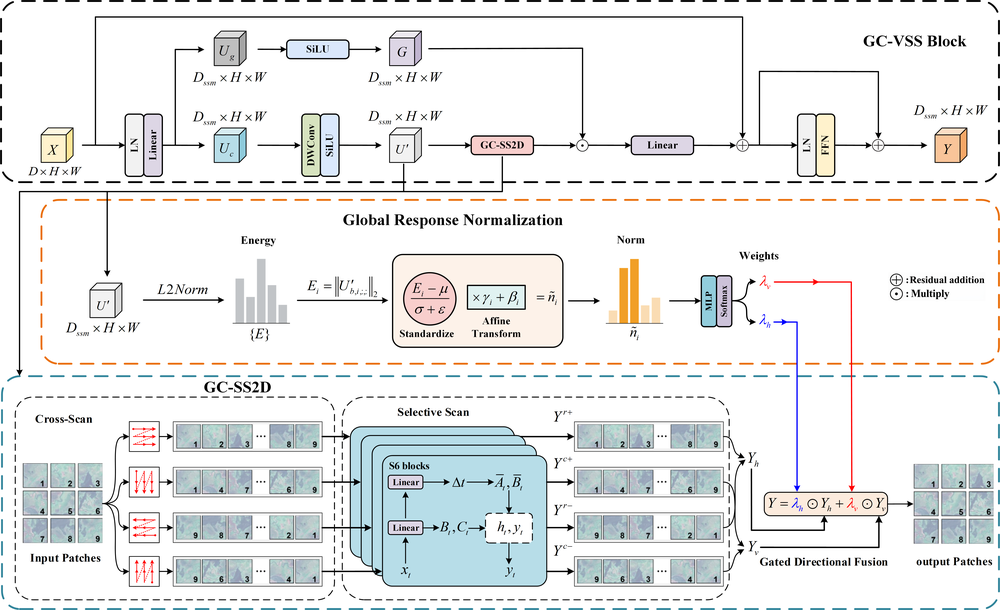
#> input picture GC-VSS_Block_preview.png, 1000 x 610 px, shrunk from 6825 x 4163 before the run; its folder holds only this picture in this run
$ python prepare_voc_water_dataset.py --images-dir . --masks-dir . --output-root out
#> lines starting #> are read from the running program, lines starting #| are printed output that depends on the picture
#!/usr/bin/env python3
# -*- coding: utf-8 -*-
"""
Prepare a binary water-segmentation dataset into the VOC-style layout used by this project.

Output structure:
    VOCdevkit/
        VOC2007/
            JPEGImages/
            SegmentationClass/
            ImageSets/
                Segmentation/
                    train.txt
                    val.txt

This script only prepares the dataset format and train/val split.
The geometric data augmentation described in the paper
(rotation, scaling, and random cropping) is already implemented online in
`utils/dataloader.py` during training, so it is intentionally not baked into
this preprocessing script.
"""

from __future__ import annotations

import argparse
import random
import shutil
from pathlib import Path
from typing import Iterable, List, Sequence, Tuple

import numpy as np
from PIL import Image


IMAGE_EXTS = {".jpg", ".jpeg", ".png", ".bmp", ".tif", ".tiff"}
MASK_EXTS = {".png", ".bmp", ".tif", ".tiff", ".jpg", ".jpeg"}


def parse_args() -> argparse.Namespace:
    parser = argparse.ArgumentParser(
        description="Convert an image/mask dataset into VOCdevkit/VOC2007 format."
    )
    parser.add_argument("--images-dir", required=True, help="Directory containing source images.")
    parser.add_argument("--masks-dir", required=True, help="Directory containing source masks.")
    parser.add_argument(
        "--output-root",
        required=True,
        help="Output root directory. The script will create VOCdevkit/VOC2007 under this path.",
    )
    parser.add_argument(
        "--val-ratio",
        type=float,
        default=0.1,
        help="Validation split ratio. Default: 0.1",
    )
    parser.add_argument("--seed", type=int, default=42, help="Random seed for train/val split.")
    parser.add_argument(
        "--copy-images",
        action="store_true",
        help="Copy images instead of converting them to RGB JPG. Masks are always saved as PNG.",
    )
    parser.add_argument(
        "--foreground-threshold",
        type=int,
        default=0,
        help=(
            "Pixels with values greater than this threshold are treated as foreground "
            "and written as 255 in the output mask. Default: 0"
        ),
    )
    return parser.parse_args()


def list_files(root: Path, valid_exts: Iterable[str]) -> List[Path]:
    files = [p for p in root.iterdir() if p.is_file() and p.suffix.lower() in valid_exts]
    return sorted(files)


def match_image_mask_pairs(images_dir: Path, masks_dir: Path) -> List[Tuple[Path, Path, str]]:
    image_map = {p.stem: p for p in list_files(images_dir, IMAGE_EXTS)}
    mask_map = {p.stem: p for p in list_files(masks_dir, MASK_EXTS)}

    common = sorted(set(image_map) & set(mask_map))
    if not common:
        raise RuntimeError(
            f"No matched image/mask pairs found between {images_dir} and {masks_dir}."
        )

    missing_images = sorted(set(mask_map) - set(image_map))
    missing_masks = sorted(set(image_map) - set(mask_map))
    if missing_images:
        print(f"[Warn] {len(missing_images)} masks have no matching image and will be skipped.")
    if missing_masks:
        print(f"[Warn] {len(missing_masks)} images have no matching mask and will be skipped.")

    return [(image_map[stem], mask_map[stem], stem) for stem in common]


def ensure_dirs(output_root: Path) -> Tuple[Path, Path, Path]:
    voc_root = output_root / "VOCdevkit" / "VOC2007"
    jpeg_dir = voc_root / "JPEGImages"
    mask_dir = voc_root / "SegmentationClass"
    split_dir = voc_root / "ImageSets" / "Segmentation"
    jpeg_dir.mkdir(parents=True, exist_ok=True)
    mask_dir.mkdir(parents=True, exist_ok=True)
    split_dir.mkdir(parents=True, exist_ok=True)
    return jpeg_dir, mask_dir, split_dir


def save_image(src: Path, dst: Path, copy_images: bool) -> None:
#> called with copy_images = False
    if copy_images and src.suffix.lower() in {".jpg", ".jpeg"}:
        shutil.copy2(src, dst)
        return
    image = Image.open(src).convert("RGB")
#> image is the input picture: PIL image 1000x610 RGB; mean R, G, B 233.5, 235.1, 235.1
    image.save(dst, quality=95)


def save_mask(src: Path, dst: Path, foreground_threshold: int) -> None:
#> called with foreground_threshold = 0
    mask = Image.open(src).convert("L")
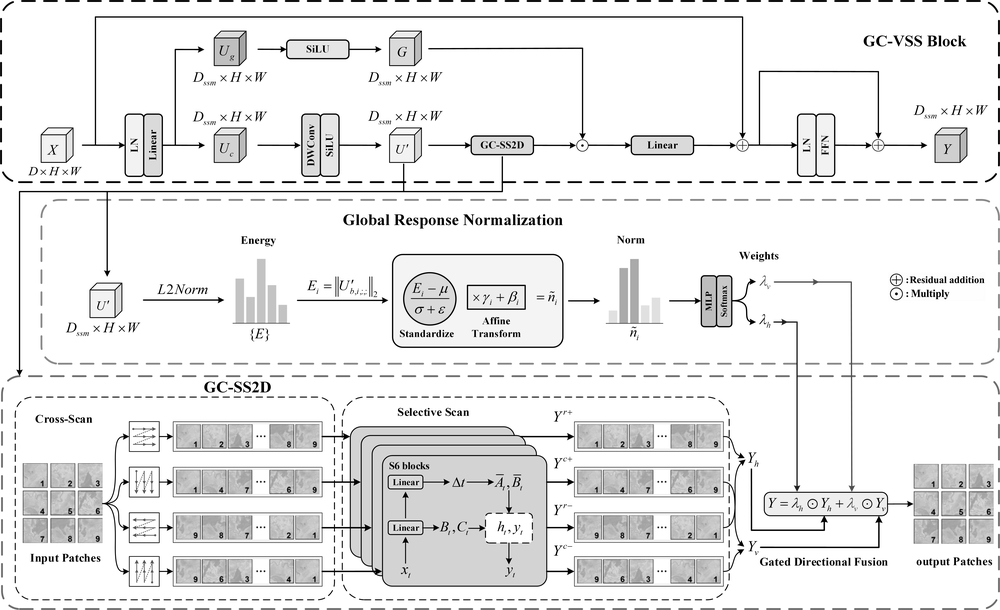
#> mask: PIL image 1000x610 L; min 0, max 255, mean 234.6
    mask_np = np.array(mask, dtype=np.uint8)

    # Keep the output simple and compatible with the project:
    # background = 0, foreground = 255.
    binary = np.where(mask_np > foreground_threshold, 255, 0).astype(np.uint8)
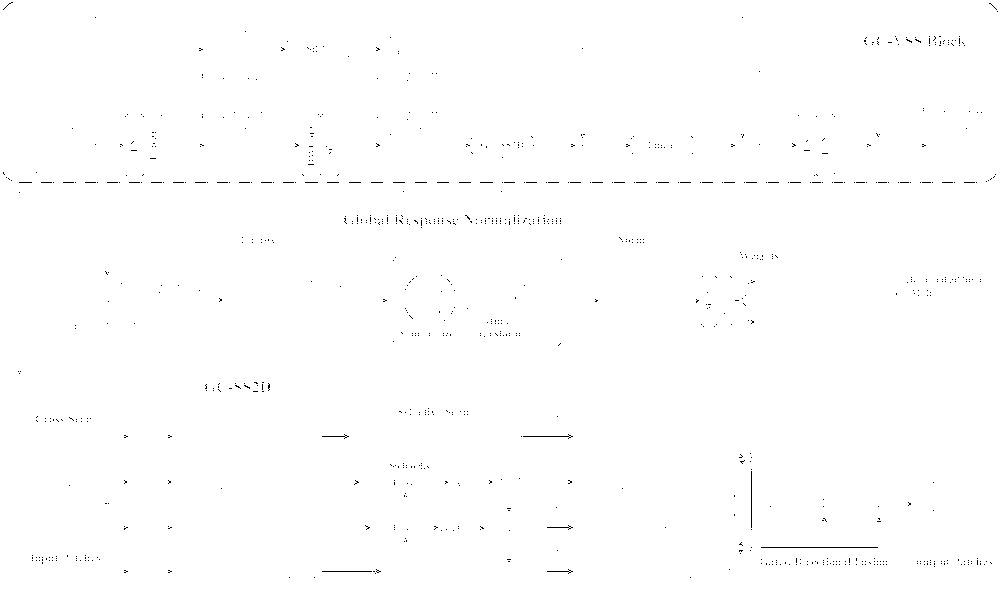
#> binary: shape (610, 1000); 99.6% white; black in thin lines or dots
    Image.fromarray(binary, mode="L").save(dst)


def split_names(names: Sequence[str], val_ratio: float, seed: int) -> Tuple[List[str], List[str]]:
    if not 0.0 < val_ratio < 1.0:
        raise ValueError("val_ratio must be between 0 and 1.")

    shuffled = list(names)
    rng = random.Random(seed)
    rng.shuffle(shuffled)

    val_count = max(1, int(round(len(shuffled) * val_ratio)))
    val_names = sorted(shuffled[:val_count])
    train_names = sorted(shuffled[val_count:])

    if not train_names:
#> (the run stopped early here; a loop or call above may not have finished)
